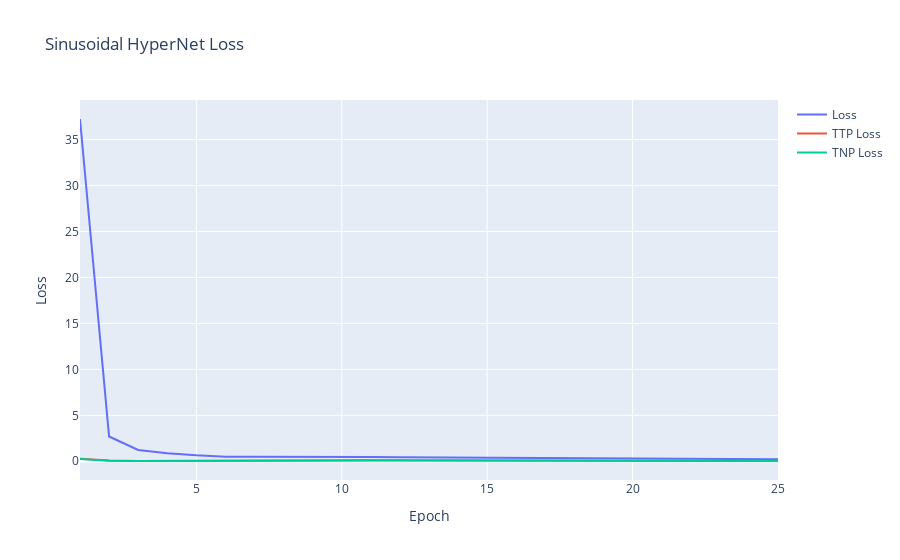

Notebook source saved alongside this figure:
### Code cell
loss_fig = go.Figure()
loss_fig.add_trace(
    go.Scatter(
        x=torch.arange(len(loss)) + 1,
        y=loss,
        name="Loss",
        mode="lines",
        showlegend=True,
    )
)
loss_fig.add_trace(
    go.Scatter(
        x=torch.arange(len(ttp_loss)) + 1,
        y=ttp_loss,
        name="TTP Loss",
        mode="lines",
        showlegend=True,
    )
)
loss_fig.add_trace(
    go.Scatter(
        x=torch.arange(len(tnp_loss)) + 1,
        y=tnp_loss,
        name="TNP Loss",
        mode="lines",
        showlegend=True,
    )
)
loss_fig.update_layout(
    title="Sinusoidal HyperNet Loss",
    yaxis={"title": "Loss"},
    xaxis={"title": "Epoch"},
    hovermode="x unified",
)

loss_fig.show()

### Figure 1 — Plotly figure (JSON) as saved in the notebook; plotly's stock layout.template omitted (floating-point values rounded to 4 significant figures)
{"data": [{"mode": "lines", "name": "Loss", "showlegend": true, "type": "scatter", "x": [1, 2, 3, 4, 5, 6, 7, 8, 9, 10, 11, 12, 13, 14, 15, 16, 17, 18, 19, 20, 21, 22, 23, 24, 25], "y": [37.24, 2.695, 1.231, 0.8735, 0.6433, 0.5042, 0.4993, 0.5077, 0.5083, 0.4952, 0.4766, 0.4494, 0.4286, 0.4104, 0.3963, 0.3836, 0.3688, 0.3566, 0.3484, 0.3277, 0.3169, 0.3069, 0.2697, 0.2518, 0.2257]}, {"mode": "lines", "name": "TTP Loss", "showlegend": true, "type": "scatter", "x": [1, 2, 3, 4, 5, 6, 7, 8, 9, 10, 11, 12, 13, 14, 15, 16, 17, 18, 19, 20, 21, 22, 23, 24, 25], "y": [0.2825, 0.0803, 0.03117, 0.04726, 0.05119, 0.08269, 0.1112, 0.135, 0.1362, 0.1272, 0.113, 0.1019, 0.0932, 0.08804, 0.08324, 0.07822, 0.07379, 0.06922, 0.06438, 0.05786, 0.0518, 0.04739, 0.04307, 0.03979, 0.03519]}, {"mode": "lines", "name": "TNP Loss", "showlegend": true, "type": "scatter", "x": [1, 2, 3, 4, 5, 6, 7, 8, 9, 10, 11, 12, 13, 14, 15, 16, 17, 18, 19, 20, 21, 22, 23, 24, 25], "y": [0.2578, 0.0668, 0.02863, 0.04257, 0.0421, 0.06684, 0.09081, 0.1106, 0.1112, 0.1041, 0.09295, 0.08419, 0.07725, 0.07358, 0.07016, 0.06634, 0.06334, 0.05965, 0.05532, 0.04892, 0.04335, 0.04001, 0.03532, 0.03251, 0.02932]}], "layout": {"hovermode": "x unified", "title": {"text": "Sinusoidal HyperNet Loss"}, "xaxis": {"title": {"text": "Epoch"}}, "yaxis": {"title": {"text": "Loss"}}}}
